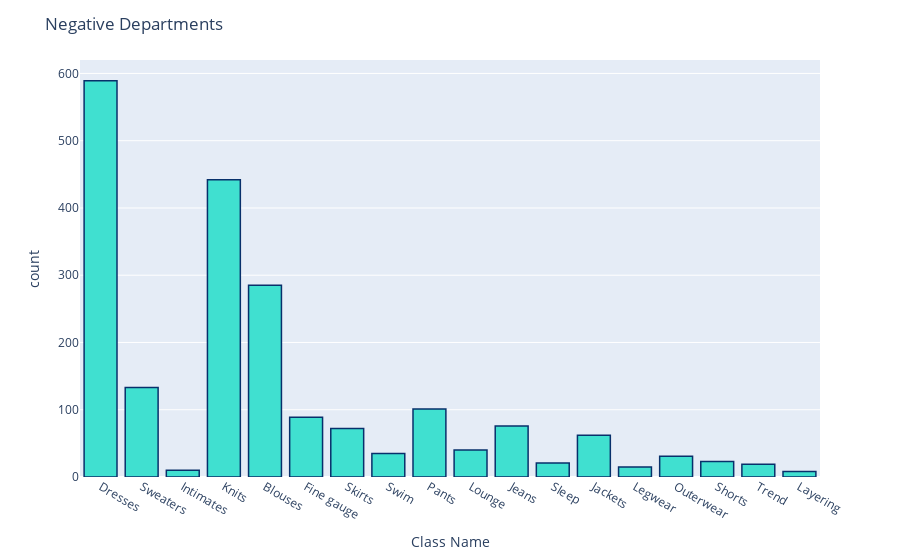

Notebook cell for this chart:
### Code cell
fig = px.histogram(negativeReviews, x="Class Name")
fig.update_traces(marker_color="turquoise",marker_line_color='rgb(8,48,107)',
                  marker_line_width=1.5)
fig.update_layout(title_text='Negative Departments')
fig.show()

### Figure 1 — Plotly figure (JSON) as saved in the notebook; plotly's stock layout.template omitted (floating-point values rounded to 4 significant figures; data arrays with more than 128 entries replaced by an {"elided": "..."} marker saying what was removed)
{"data": [{"alignmentgroup": "True", "bingroup": "x", "hovertemplate": "Class Name=%{x}<br>count=%{y}<extra></extra>", "legendgroup": "", "marker": {"color": "turquoise", "line": {"color": "rgb(8,48,107)", "width": 1.5}}, "name": "", "offsetgroup": "", "orientation": "v", "showlegend": false, "type": "histogram", "x": {"elided": "2051 str values"}, "xaxis": "x", "yaxis": "y"}], "layout": {"barmode": "relative", "legend": {"tracegroupgap": 0}, "margin": {"t": 60}, "title": {"text": "Negative Departments"}, "xaxis": {"anchor": "y", "domain": [0, 1], "title": {"text": "Class Name"}}, "yaxis": {"anchor": "x", "domain": [0, 1], "title": {"text": "count"}}}}
